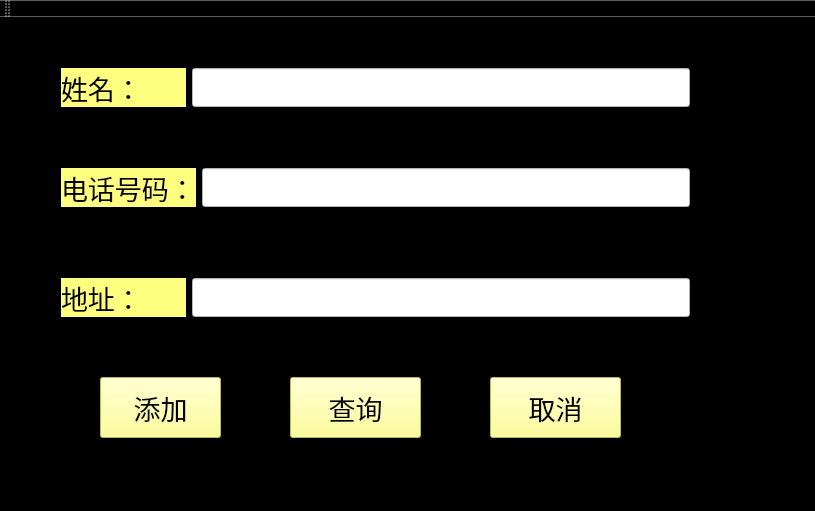
<?xml version="1.0" encoding="UTF-8"?>
<ui version="4.0">
 <class>MainWindow</class>
 <widget class="QMainWindow" name="MainWindow">
  <property name="geometry">
   <rect>
    <x>0</x>
    <y>0</y>
    <width>815</width>
    <height>511</height>
   </rect>
  </property>
  <property name="sizePolicy">
   <sizepolicy hsizetype="Preferred" vsizetype="Expanding">
    <horstretch>0</horstretch>
    <verstretch>0</verstretch>
   </sizepolicy>
  </property>
  <property name="windowTitle">
   <string>MainWindow</string>
  </property>
  <property name="styleSheet">
   <string notr="true">background-color: rgb(0, 0, 0);</string>
  </property>
  <widget class="QWidget" name="centralWidget">
   <widget class="QWidget" name="horizontalLayoutWidget">
    <property name="geometry">
     <rect>
      <x>50</x>
      <y>140</y>
      <width>651</width>
      <height>61</height>
     </rect>
    </property>
    <layout class="QHBoxLayout" name="horizontalLayout" stretch="2,8">
     <item>
      <widget class="QLabel" name="lab_num">
       <property name="font">
        <font>
         <pointsize>20</pointsize>
        </font>
       </property>
       <property name="styleSheet">
        <string notr="true">background-color: rgb(255, 255, 127);
color: rgb(0, 0, 0);</string>
       </property>
       <property name="text">
        <string>电话号码：</string>
       </property>
      </widget>
     </item>
     <item>
      <widget class="QLineEdit" name="edit_num">
       <property name="sizePolicy">
        <sizepolicy hsizetype="Expanding" vsizetype="Expanding">
         <horstretch>0</horstretch>
         <verstretch>0</verstretch>
        </sizepolicy>
       </property>
       <property name="font">
        <font>
         <pointsize>20</pointsize>
        </font>
       </property>
       <property name="styleSheet">
        <string notr="true">background-color: rgb(255, 255, 255);</string>
       </property>
      </widget>
     </item>
    </layout>
   </widget>
   <widget class="QWidget" name="horizontalLayoutWidget_2">
    <property name="geometry">
     <rect>
      <x>50</x>
      <y>40</y>
      <width>651</width>
      <height>61</height>
     </rect>
    </property>
    <layout class="QHBoxLayout" name="horizontalLayout_2" stretch="2,8">
     <item>
      <widget class="QLabel" name="lab_name">
       <property name="font">
        <font>
         <pointsize>20</pointsize>
        </font>
       </property>
       <property name="styleSheet">
        <string notr="true">background-color: rgb(255, 255, 127);
color: rgb(0, 0, 0);</string>
       </property>
       <property name="text">
        <string>姓名：</string>
       </property>
      </widget>
     </item>
     <item>
      <widget class="QLineEdit" name="edit_name">
       <property name="sizePolicy">
        <sizepolicy hsizetype="Expanding" vsizetype="Expanding">
         <horstretch>0</horstretch>
         <verstretch>0</verstretch>
        </sizepolicy>
       </property>
       <property name="font">
        <font>
         <pointsize>20</pointsize>
        </font>
       </property>
       <property name="styleSheet">
        <string notr="true">background-color: rgb(255, 255, 255);</string>
       </property>
      </widget>
     </item>
    </layout>
   </widget>
   <widget class="QWidget" name="horizontalLayoutWidget_3">
    <property name="geometry">
     <rect>
      <x>50</x>
      <y>250</y>
      <width>651</width>
      <height>61</height>
     </rect>
    </property>
    <layout class="QHBoxLayout" name="horizontalLayout_3" stretch="2,8">
     <item>
      <widget class="QLabel" name="lab_loc">
       <property name="font">
        <font>
         <pointsize>20</pointsize>
        </font>
       </property>
       <property name="styleSheet">
        <string notr="true">background-color: rgb(255, 255, 127);
color: rgb(0, 0, 0);</string>
       </property>
       <property name="text">
        <string>地址：</string>
       </property>
      </widget>
     </item>
     <item>
      <widget class="QLineEdit" name="edit_loc">
       <property name="sizePolicy">
        <sizepolicy hsizetype="Expanding" vsizetype="Expanding">
         <horstretch>0</horstretch>
         <verstretch>0</verstretch>
        </sizepolicy>
       </property>
       <property name="font">
        <font>
         <pointsize>20</pointsize>
        </font>
       </property>
       <property name="styleSheet">
        <string notr="true">background-color: rgb(255, 255, 255);</string>
       </property>
      </widget>
     </item>
    </layout>
   </widget>
   <widget class="QPushButton" name="but_add">
    <property name="geometry">
     <rect>
      <x>100</x>
      <y>360</y>
      <width>121</width>
      <height>61</height>
     </rect>
    </property>
    <property name="font">
     <font>
      <pointsize>20</pointsize>
     </font>
    </property>
    <property name="styleSheet">
     <string notr="true">background-color: rgb(255, 255, 127);</string>
    </property>
    <property name="text">
     <string>添加</string>
    </property>
   </widget>
   <widget class="QPushButton" name="but_find">
    <property name="geometry">
     <rect>
      <x>290</x>
      <y>360</y>
      <width>131</width>
      <height>61</height>
     </rect>
    </property>
    <property name="font">
     <font>
      <pointsize>20</pointsize>
     </font>
    </property>
    <property name="styleSheet">
     <string notr="true">background-color: rgb(255, 255, 127);</string>
    </property>
    <property name="text">
     <string>查询</string>
    </property>
   </widget>
   <widget class="QPushButton" name="but_close">
    <property name="geometry">
     <rect>
      <x>490</x>
      <y>360</y>
      <width>131</width>
      <height>61</height>
     </rect>
    </property>
    <property name="font">
     <font>
      <pointsize>20</pointsize>
     </font>
    </property>
    <property name="styleSheet">
     <string notr="true">
background-color: rgb(255, 255, 127);</string>
    </property>
    <property name="text">
     <string>取消</string>
    </property>
   </widget>
  </widget>
  <widget class="QMenuBar" name="menuBar">
   <property name="geometry">
    <rect>
     <x>0</x>
     <y>0</y>
     <width>815</width>
     <height>26</height>
    </rect>
   </property>
  </widget>
  <widget class="QToolBar" name="mainToolBar">
   <attribute name="toolBarArea">
    <enum>TopToolBarArea</enum>
   </attribute>
   <attribute name="toolBarBreak">
    <bool>false</bool>
   </attribute>
  </widget>
  <widget class="QStatusBar" name="statusBar"/>
 </widget>
 <layoutdefault spacing="6" margin="11"/>
 <resources/>
 <connections/>
</ui>
